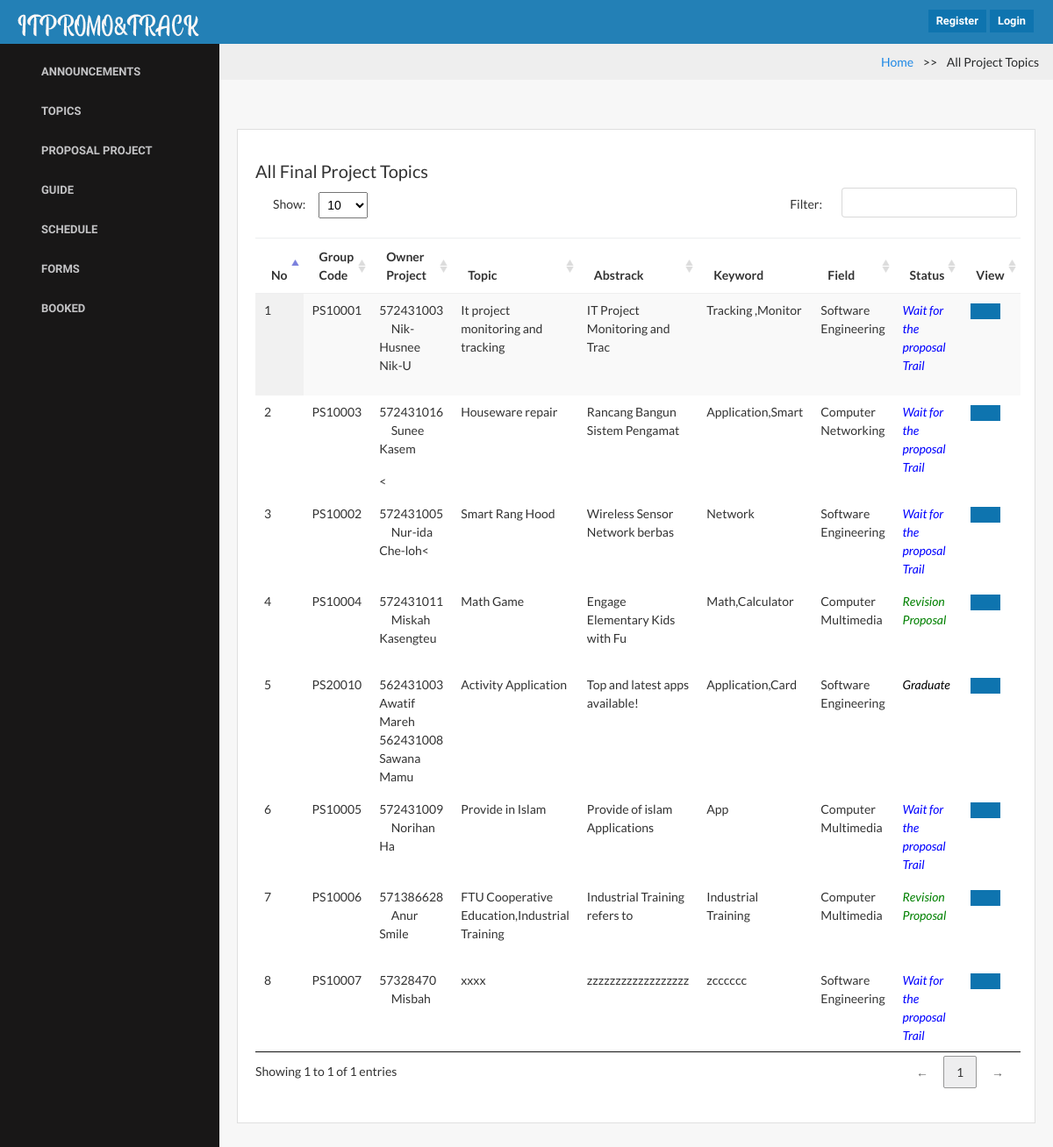
/?page=proposal_project, run on the app's committed database.
### tables this page shows
CREATE TABLE `topic_project` (
  `topic_id` int(11) NOT NULL,
  `group_number` varchar(30) DEFAULT NULL,
  `Owner` varchar(255) NOT NULL,
  `topic_topic` varchar(255) NOT NULL,
  `topic_abstrack` varchar(5000) NOT NULL,
  `topic_keyword` varchar(255) NOT NULL,
  `topic_fieldstudy` enum('Software Engineering','Computer Multimedia','Computer Networking') NOT NULL,
  `topic_years` date NOT NULL,
  `advisergroup_id` int(20) NOT NULL,
  `adviser` varchar(255) NOT NULL,
  `position` enum('Admin','Student') NOT NULL COMMENT '1=Admin,2=Student',
  `status` enum('1','2','3','4','5','6','7') NOT NULL COMMENT '1=Wait for the proposal trail,2=Revision,3=OK,4=Reject,5=Cancel,6=Graduate,7=Not Pass'
);

### proposal_project.php (the view, shortened to what this page needs)
<body>
     <ul class="breadcrumb">
          <li><a href="index.php"><i class="fa fa-home"></i> Home</a></li>
          <li class="active">All Project Topics</li>
     </ul>
     <div class="content">
          <div class="row">
               <div class="col-lg-12">
                    <div class="card">
                         <div class="card-block">
                              <h5 class="mt-3">All Final Project Topics</h5>
                              <?php
 $strSQL = "SELECT * FROM topic_project  ";
              ?>
                              <table class="display datatable table table-stripped" cellspacing="0" width="100%">
                                   <thead>
                                        <tr>
                                             <th>No</th>
                                             <th>Group Code</th>
                                             <th>Owner Project</th>
                                             <th>Topic</th>
                                             <th>Abstrack</th>
                                             <th>Keyword</th>
                                             <th>Field </th>
                                             <th>Status</th>
                                             <th>View</th>
                                        </tr>
                                   </thead>
                                   <?php
     if($result = $db->query($strSQL)){
             while($objResult = $result->fetch_object()){
            ?>
                                   <tbody>
                                        <tr>
                                             <td class="text-left"><?php echo $objResult->topic_id; ?></td>
                                             <td class="text-left"><?php echo $objResult->group_number; ?></td>
                                             <td class="text-left"><?php echo substr($objResult->Owner, 0, 50); ?></td>
                                             <td class="text-left"><?php echo $objResult->topic_topic; ?></td>
                                             <td class="text-left">
                                                  <?php echo substr($objResult->topic_abstrack, 0, 30); ?></td>
                                             <td class="text-left"><?php echo $objResult->topic_keyword; ?></td>
                                             <td class="text-left">
                                                  <?php echo fieldstudy($objResult->topic_fieldstudy); ?></td>
                                             <td class="text-left"><?php echo get_status_project($objResult->status); ?>
                                             </td>
                                             <td> <button type="button" class="btn btn-primary btn-xs  view_data"
                                                       name="view" value="view"
                                                       id="<?php echo $objResult->topic_id; ?>"></button>
                                             </td>
                                        </tr>
                                        <?php
    }
               }
                   ?>
                                   </tbody>
                              </table>
                         </div>
                    </div>
               </div>
          </div>
     </div>
     </html>

### index.php (shortened to what this page needs)
<?php
include('menu/function.php');
?>
<!DOCTYPE HTML>
<html>
<head>
  <link rel="stylesheet" href="lib/css/jquery.dataTables.min.css">
  <link rel="stylesheet" href="assets/css/bootstrap.css">
  <link rel="stylesheet" href="assets/css/core.css">
  <link rel="stylesheet" href="assets/css/components.css">
  <link rel="stylesheet" href="assets/icons/fontawesome/styles.min.css">
  <link rel="stylesheet" href="lib/css/chartist.min.css">
</head>
<body>
  <nav class="navbar navbar-toggleable-md">
    <a class="navbar-brand logo" href="?page=homepage">
      <img src="assets/img/logo.png" >
    </a>
    <div class="collapse navbar-collapse" id="navbarNav">
      <button class="sidebar-toggle btn btn-flat" id="toggle-sidebar-desktop">
      </button>
      <ul class="navbar-nav ml-auto">
        <li class="nav-item dropdown">
          <?php if(isset($_SESSION['id'])):  ?>
        <li class="dropdown messages-menu">
          <?php if($_SESSION['rank'] == '1' || $_SESSION['rank'] == '2'){
                    }else if($_SESSION['rank'] == '3'){
                    }
                    ?>
        </li>
        <li class="dropdown notifications-menu">
          <?php if($_SESSION['rank'] == 'admin'){
                      }else if($_SESSION['rank'] == '1' || $_SESSION['rank'] == '2'){
                      }else if($_SESSION['rank'] == '3'){
                      }
                      ?>
        </li>
        <a class="nav-link dropdown-toggle dropdown-has-after" href="http://example.com" id="navbarDropdownMenuLink"
          data-toggle="dropdown" aria-haspopup="true" aria-expanded="false">
          <i class="fa fa-user"></i> <?php echo $_SESSION['name']; ?></span>
        </a>
        <div class="dropdown-menu dropdown-menu-right" aria-labelledby="navbarDropdownMenuLink">
          <a class="dropdown-item" href="?page=my_profile">
            <i class="fa fa-user"></i> <span>Profile</span></a>
          </a>
          <a class="dropdown-item" href="pages/logout.php">
            <i class="fa fa-sign-out"></i> <span>Logout</span></a>
          </a>
        </div>
        </li>
        <?php else: ?>
        <li>
          <a href="pages/register.php" class="d-none d-sm-inline-block btn btn-sm btn-primary shadow-sm">
            <i class="fa fa-registered"> </i> <span>Register</span>
          </a>
        </li>
        <li>
          <a href="pages/login.php" class="d-none d-sm-inline-block btn btn-sm btn-primary shadow-sm">
            <i class="fa fa-sign-in"></i> <span>Login</span>
          </a>
        </li>
        <?php endif; ?>
        </li>
      </ul>
    </div>
  </nav>
  <div class="page-container">
    <div class="page-content">
      <div id="sidebar-main" class="sidebar sidebar-default">
        <div class="sidebar-content">
          <ul class="navigation">
            <?php if(isset($_SESSION['id'])): ?>
            <?php include('menu/menu.php'); ?>
            <?php else: ?>
            <li><a class="app-menu__item active" href="?page=Annoucement"><i class="fa fa-bullhorn"></i><span
                  class="app-menu__label">Announcements</span></a></li>
            <li><a class="app-menu__item " href="?page=show_topic"><i class="fa fa-file"></i><span
                  class="app-menu__label">Topics</span></a></li>
            <li><a class="app-menu__item " href="?page=proposal_project"> <i class="fa fa-book"></i><span
                  class="app-menu__label">Proposal Project</span></a></li>
            <li><a class="app-menu__item " href="?page=guide"><i class="fa fa-glide-g"></i><span
                  class="app-menu__label">Guide</span></a></li>
            <li><a class="app-menu__item " href="?page=schedule"><i class="fa fa-calendar"></i><span
                  class="app-menu__label">Schedule</span></a></li>
            <li><a class="app-menu__item " href="?page=form"><i class='fa fa-edit'></i><span
                  class="app-menu__label">Forms</span></a></li>
            <li><a class="app-menu__item " href="?page=booked"><i class='fa fa-book'></i><span
                  class="app-menu__label">Booked</span></a></li>
            <?php endif; ?>
          </ul>
        </div>
      </div>
      <div class="content-wrapper">
        <?php include('page_link.php'); ?>
</body>
</html>

### page_link.php (shortened to what this page needs)
<?php
$page = null;
if(isset($_GET['page'])){
	$page = $_GET['page'];
}
switch ($page) {
case 'proposal_project':
     	include('proposal_project.php');
		break;
}
?>

### menu/function.php (shortened to what this page needs)
<?php
function fieldstudy($fieldstudy){
	if($fieldstudy == "Software Engineering"){
		return "Software Engineering";
	}else if($fieldstudy == "Computer Multimedia"){
	return "Computer Multimedia";
	}else if($fieldstudy == "Computer Networking"){
			return "Computer Networking";
	}
}
function get_status_project($statuspro){
	if($statuspro == "1"){
		return "<font color='blue'><i>Wait for the proposal Trail</i></font>";
	}else if($statuspro == "2"){
			return "<font color='green'><i>Revision Proposal</i></font>";
	}
else if($statuspro == "3"){
			return "<font color='black'><i>OK</i></font>";
	}
	else if($statuspro == "4"){
			return "<font color='black'><i>Reject</i></font>";
	}
	else if($statuspro == "5"){
			return "<font color='black'><i>Cancel</i></font>";
	}
	else if($statuspro == "6"){
			return "<font color='black'><i>Graduate</i></font>";
	}
	else if($statuspro == "7"){
			return "<font color='black'><i>Not Pass</i></font>";
	}
}
?>

### assets/css/core.css (style rules this page uses)
.btn { position: relative; margin: 2px; font-weight: bold; position: relative; font-size: 0.8rem; margin: 2px; font-weight: 600; font-family: 'Raleway', sans-serif; }
body, input, textarea, button { font-family: "Lato", sans-serif; }
.navbar { margin-bottom: 0; border-width: 1px 0; padding: 0; background-color: #2380B6; color: #fff; }
@media (min-width: 992px) { .navbar { padding-right: 20px; } }
.navbar > .navbar-brand { display: block; float: left; height: 50px; line-height: 36px; padding-left: 20px; min-width: 250px; margin-right: 0; }
.navbar > .navbar-brand > img { height: 20px; width: auto; }
.navbar .navbar-nav .nav-item { font-weight: 600; font-family: "Raleway", sans-serif; }
.navbar > .navbar-brand > img { height: auto; width: auto; }
.card { margin-bottom: 20px; margin-top: 20px; color: #333; border-radius: 0; }

### assets/css/components.css (style rules this page uses)
html, body { width: 100%; height: 100%; }
body { font-family: "Lato", sans-serif; font-size: 0.875rem !important; background-color: #f7f7f7; }
.page-container { position: relative; }
@media (min-width: 768px) { .page-container { display: table; table-layout: fixed; height: 100%; width: 100%; } }
@media (min-width: 768px) { .page-content { display: table-row; } }
.content { padding: 20px 20px; }
.content:after { content: ''; display: table; clear: both; }
.content-wrapper { padding-bottom: 1.33333; width: 100%; }
@media (min-width: 768px) { .content-wrapper { display: table-cell; vertical-align: top; } }
.sidebar { font-family: 'Raleway', sans-serif; font-size: 0.35rem; font-weight: 600; position: relative; background-color: #181717; color: #c3c3c5; }
@media (min-width: 768px) { .sidebar { display: table-cell; vertical-align: top; width: 250px; } }
.sidebar-default { z-index: 99; }
.sidebar .navigation { margin: 0; padding: 10px 0; list-style: none; position: relative; }
.sidebar .navigation > li { position: relative; }
.sidebar .navigation > li + li { margin-top: 1px; }
.sidebar .navigation > li > a { display: block; color: #c3c3c5; font-size: 13px; text-transform: uppercase; }
.sidebar .navigation > li > a > span { margin-left: 27px; }
.sidebar .navigation > li a { padding: 12px 20px; min-height: 44px; }
.sidebar-toggle { background-color: inherit; color: #fff; font-size: 0.875rem; margin: 0; padding: 15px 15px; outline: 0; }
.text-left { text-align: left; }
table.dataTable thead th, table.dataTable thead td { border-bottom: 1px solid #eeeeef; }
table.dataTable thead .sorting { background-image: url("../../lib/img/sort_both.png"); }
table.dataTable thead .sorting_asc { background-image: url("../../lib/img/sort_asc.png"); }

### proposal_project.php (style rules this page uses)
ul.breadcrumb { background-color: #eee; text-align: right; padding: 10px 16px; }
ul.breadcrumb li { display: inline; }
ul.breadcrumb li+li:before { padding: 8px; content: ">>\00a0"; }

### data on the page
topic_project: topic_id "1", group_number "PS10001", Owner "572431003 Nik-Husnee Nik-U", topic_topic "It project monitoring and tracking", topic_abstrack "IT Project Monitoring and Trac", topic_keyword "Tracking ,Monitor", topic_fieldstudy "Software Engineering", status "Wait for the proposal Trail"
topic_project: topic_id "2", group_number "PS10003", Owner "572431016 Sunee Kasem <", topic_topic "Houseware repair", topic_abstrack "Rancang Bangun Sistem Pengamat", topic_keyword "Application,Smart", topic_fieldstudy "Computer Networking", status "Wait for the proposal Trail"
topic_project: topic_id "3", group_number "PS10002", Owner "572431005 Nur-ida Che-loh<", topic_topic "Smart Rang Hood", topic_abstrack "Wireless Sensor Network berbas", topic_keyword "Network", topic_fieldstudy "Software Engineering", status "Wait for the proposal Trail"
topic_project: topic_id "4", group_number "PS10004", Owner "572431011 Miskah Kasengteu", topic_topic "Math Game", topic_abstrack "Engage Elementary Kids with Fu", topic_keyword "Math,Calculator", topic_fieldstudy "Computer Multimedia", status "Revision Proposal"
topic_project: topic_id "5", group_number "PS20010", Owner "562431003 Awatif Mareh 562431008 Sawana Mamu", topic_topic "Activity Application", topic_abstrack "Top and latest apps available!", topic_keyword "Application,Card", topic_fieldstudy "Software Engineering", status "Graduate"
topic_project: topic_id "6", group_number "PS10005", Owner "572431009 Norihan Ha", topic_topic "Provide in Islam", topic_abstrack "Provide of islam Applications", topic_keyword "App", topic_fieldstudy "Computer Multimedia", status "Wait for the proposal Trail"
topic_project: topic_id "7", group_number "PS10006", Owner "571386628 Anur Smile", topic_topic "FTU Cooperative Education,Industrial Training", topic_abstrack "Industrial Training refers to", topic_keyword "Industrial Training", topic_fieldstudy "Computer Multimedia", status "Revision Proposal"
topic_project: topic_id "8", group_number "PS10007", Owner "57328470 Misbah", topic_topic "xxxx", topic_abstrack "zzzzzzzzzzzzzzzzzz", topic_keyword "zcccccc", topic_fieldstudy "Software Engineering", status "Wait for the proposal Trail"
